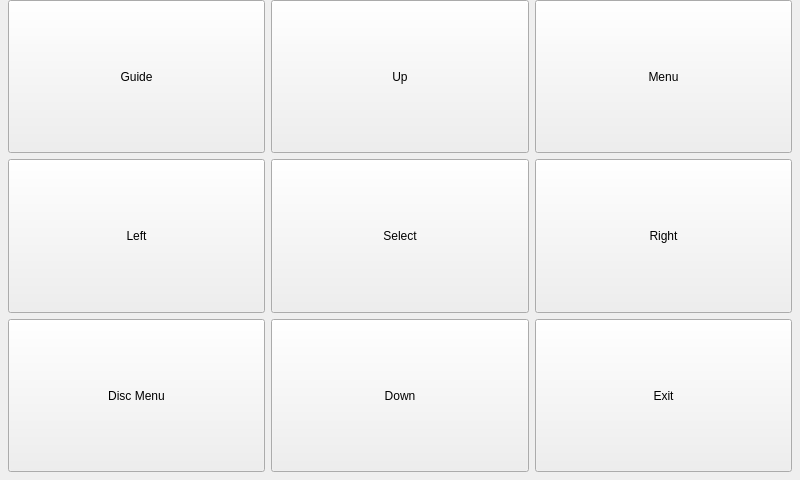
<?xml version="1.0" encoding="UTF-8"?>
<ui version="4.0">
 <class>PIRMenuForm</class>
 <widget class="QWidget" name="PIRMenuForm">
  <property name="geometry">
   <rect>
    <x>0</x>
    <y>0</y>
    <width>800</width>
    <height>480</height>
   </rect>
  </property>
  <property name="windowTitle">
   <string>Form</string>
  </property>
  <layout class="QGridLayout" name="gridLayout">
   <property name="leftMargin">
    <number>8</number>
   </property>
   <property name="topMargin">
    <number>0</number>
   </property>
   <property name="rightMargin">
    <number>8</number>
   </property>
   <property name="bottomMargin">
    <number>8</number>
   </property>
   <item row="0" column="0">
    <widget class="QPushButton" name="guideButton">
     <property name="sizePolicy">
      <sizepolicy hsizetype="Expanding" vsizetype="Expanding">
       <horstretch>0</horstretch>
       <verstretch>0</verstretch>
      </sizepolicy>
     </property>
     <property name="text">
      <string>Guide</string>
     </property>
    </widget>
   </item>
   <item row="0" column="1">
    <widget class="QPushButton" name="upButton">
     <property name="sizePolicy">
      <sizepolicy hsizetype="Expanding" vsizetype="Expanding">
       <horstretch>0</horstretch>
       <verstretch>0</verstretch>
      </sizepolicy>
     </property>
     <property name="text">
      <string>Up</string>
     </property>
     <property name="icon">
      <iconset resource="../PierogiResources.qrc">
       <normaloff>:/icons/arrow_top_icon&amp;48.png</normaloff>:/icons/arrow_top_icon&amp;48.png</iconset>
     </property>
     <property name="iconSize">
      <size>
       <width>48</width>
       <height>48</height>
      </size>
     </property>
    </widget>
   </item>
   <item row="0" column="2">
    <widget class="QPushButton" name="menuButton">
     <property name="sizePolicy">
      <sizepolicy hsizetype="Expanding" vsizetype="Expanding">
       <horstretch>0</horstretch>
       <verstretch>0</verstretch>
      </sizepolicy>
     </property>
     <property name="text">
      <string>Menu</string>
     </property>
    </widget>
   </item>
   <item row="1" column="0">
    <widget class="QPushButton" name="leftButton">
     <property name="sizePolicy">
      <sizepolicy hsizetype="Expanding" vsizetype="Expanding">
       <horstretch>0</horstretch>
       <verstretch>0</verstretch>
      </sizepolicy>
     </property>
     <property name="text">
      <string>Left</string>
     </property>
     <property name="icon">
      <iconset resource="../PierogiResources.qrc">
       <normaloff>:/icons/arrow_left_icon&amp;48.png</normaloff>:/icons/arrow_left_icon&amp;48.png</iconset>
     </property>
     <property name="iconSize">
      <size>
       <width>48</width>
       <height>48</height>
      </size>
     </property>
    </widget>
   </item>
   <item row="1" column="1">
    <widget class="QPushButton" name="selectButton">
     <property name="sizePolicy">
      <sizepolicy hsizetype="Expanding" vsizetype="Expanding">
       <horstretch>0</horstretch>
       <verstretch>0</verstretch>
      </sizepolicy>
     </property>
     <property name="text">
      <string>Select</string>
     </property>
    </widget>
   </item>
   <item row="1" column="2">
    <widget class="QPushButton" name="rightButton">
     <property name="sizePolicy">
      <sizepolicy hsizetype="Expanding" vsizetype="Expanding">
       <horstretch>0</horstretch>
       <verstretch>0</verstretch>
      </sizepolicy>
     </property>
     <property name="text">
      <string>Right</string>
     </property>
     <property name="icon">
      <iconset resource="../PierogiResources.qrc">
       <normaloff>:/icons/arrow_right_icon&amp;48.png</normaloff>:/icons/arrow_right_icon&amp;48.png</iconset>
     </property>
     <property name="iconSize">
      <size>
       <width>48</width>
       <height>48</height>
      </size>
     </property>
    </widget>
   </item>
   <item row="2" column="0">
    <widget class="QPushButton" name="discMenuButton">
     <property name="sizePolicy">
      <sizepolicy hsizetype="Expanding" vsizetype="Expanding">
       <horstretch>0</horstretch>
       <verstretch>0</verstretch>
      </sizepolicy>
     </property>
     <property name="text">
      <string>Disc Menu</string>
     </property>
    </widget>
   </item>
   <item row="2" column="1">
    <widget class="QPushButton" name="downButton">
     <property name="sizePolicy">
      <sizepolicy hsizetype="Expanding" vsizetype="Expanding">
       <horstretch>0</horstretch>
       <verstretch>0</verstretch>
      </sizepolicy>
     </property>
     <property name="text">
      <string>Down</string>
     </property>
     <property name="icon">
      <iconset resource="../PierogiResources.qrc">
       <normaloff>:/icons/arrow_bottom_icon&amp;48.png</normaloff>:/icons/arrow_bottom_icon&amp;48.png</iconset>
     </property>
     <property name="iconSize">
      <size>
       <width>48</width>
       <height>48</height>
      </size>
     </property>
    </widget>
   </item>
   <item row="2" column="2">
    <widget class="QPushButton" name="exitButton">
     <property name="sizePolicy">
      <sizepolicy hsizetype="Expanding" vsizetype="Expanding">
       <horstretch>0</horstretch>
       <verstretch>0</verstretch>
      </sizepolicy>
     </property>
     <property name="text">
      <string>Exit</string>
     </property>
    </widget>
   </item>
  </layout>
 </widget>
 <resources>
  <include location="../PierogiResources.qrc"/>
 </resources>
 <connections>
  <connection>
   <sender>PIRMenuForm</sender>
   <signal>guideEnabled(bool)</signal>
   <receiver>guideButton</receiver>
   <slot>setEnabled(bool)</slot>
   <hints>
    <hint type="sourcelabel">
     <x>399</x>
     <y>239</y>
    </hint>
    <hint type="destinationlabel">
     <x>135</x>
     <y>83</y>
    </hint>
   </hints>
  </connection>
  <connection>
   <sender>PIRMenuForm</sender>
   <signal>upEnabled(bool)</signal>
   <receiver>upButton</receiver>
   <slot>setEnabled(bool)</slot>
   <hints>
    <hint type="sourcelabel">
     <x>399</x>
     <y>239</y>
    </hint>
    <hint type="destinationlabel">
     <x>399</x>
     <y>83</y>
    </hint>
   </hints>
  </connection>
  <connection>
   <sender>PIRMenuForm</sender>
   <signal>menuEnabled(bool)</signal>
   <receiver>menuButton</receiver>
   <slot>setEnabled(bool)</slot>
   <hints>
    <hint type="sourcelabel">
     <x>399</x>
     <y>239</y>
    </hint>
    <hint type="destinationlabel">
     <x>664</x>
     <y>83</y>
    </hint>
   </hints>
  </connection>
  <connection>
   <sender>PIRMenuForm</sender>
   <signal>leftEnabled(bool)</signal>
   <receiver>leftButton</receiver>
   <slot>setEnabled(bool)</slot>
   <hints>
    <hint type="sourcelabel">
     <x>399</x>
     <y>239</y>
    </hint>
    <hint type="destinationlabel">
     <x>135</x>
     <y>241</y>
    </hint>
   </hints>
  </connection>
  <connection>
   <sender>PIRMenuForm</sender>
   <signal>selectEnabled(bool)</signal>
   <receiver>selectButton</receiver>
   <slot>setEnabled(bool)</slot>
   <hints>
    <hint type="sourcelabel">
     <x>399</x>
     <y>239</y>
    </hint>
    <hint type="destinationlabel">
     <x>399</x>
     <y>241</y>
    </hint>
   </hints>
  </connection>
  <connection>
   <sender>PIRMenuForm</sender>
   <signal>rightEnabled(bool)</signal>
   <receiver>rightButton</receiver>
   <slot>setEnabled(bool)</slot>
   <hints>
    <hint type="sourcelabel">
     <x>399</x>
     <y>239</y>
    </hint>
    <hint type="destinationlabel">
     <x>664</x>
     <y>241</y>
    </hint>
   </hints>
  </connection>
  <connection>
   <sender>PIRMenuForm</sender>
   <signal>discMenuEnabled(bool)</signal>
   <receiver>discMenuButton</receiver>
   <slot>setEnabled(bool)</slot>
   <hints>
    <hint type="sourcelabel">
     <x>399</x>
     <y>239</y>
    </hint>
    <hint type="destinationlabel">
     <x>135</x>
     <y>399</y>
    </hint>
   </hints>
  </connection>
  <connection>
   <sender>PIRMenuForm</sender>
   <signal>downEnabled(bool)</signal>
   <receiver>downButton</receiver>
   <slot>setEnabled(bool)</slot>
   <hints>
    <hint type="sourcelabel">
     <x>399</x>
     <y>239</y>
    </hint>
    <hint type="destinationlabel">
     <x>399</x>
     <y>399</y>
    </hint>
   </hints>
  </connection>
  <connection>
   <sender>PIRMenuForm</sender>
   <signal>exitEnabled(bool)</signal>
   <receiver>exitButton</receiver>
   <slot>setEnabled(bool)</slot>
   <hints>
    <hint type="sourcelabel">
     <x>399</x>
     <y>239</y>
    </hint>
    <hint type="destinationlabel">
     <x>664</x>
     <y>399</y>
    </hint>
   </hints>
  </connection>
 </connections>
 <slots>
  <signal>guideEnabled(bool)</signal>
  <signal>upEnabled(bool)</signal>
  <signal>menuEnabled(bool)</signal>
  <signal>leftEnabled(bool)</signal>
  <signal>selectEnabled(bool)</signal>
  <signal>rightEnabled(bool)</signal>
  <signal>discMenuEnabled(bool)</signal>
  <signal>downEnabled(bool)</signal>
  <signal>exitEnabled(bool)</signal>
 </slots>
</ui>
